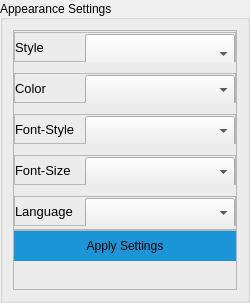
                                    <widget class="QGroupBox" name="groupBox_4">
                                     <property name="maximumSize">
                                      <size>
                                       <width>300</width>
                                       <height>16777215</height>
                                      </size>
                                     </property>
                                     <property name="layoutDirection">
                                      <enum>Qt::LeftToRight</enum>
                                     </property>
                                     <property name="title">
                                      <string>Appearance Settings</string>
                                     </property>
                                     <property name="alignment">
                                      <set>Qt::AlignLeading|Qt::AlignLeft|Qt::AlignVCenter</set>
                                     </property>
                                     <layout class="QVBoxLayout" name="verticalLayout_75">
                                      <property name="spacing">
                                       <number>0</number>
                                      </property>
                                      <property name="leftMargin">
                                       <number>10</number>
                                      </property>
                                      <property name="topMargin">
                                       <number>10</number>
                                      </property>
                                      <property name="rightMargin">
                                       <number>10</number>
                                      </property>
                                      <property name="bottomMargin">
                                       <number>10</number>
                                      </property>
                                      <item>
                                       <widget class="QFrame" name="frame_91">
                                        <property name="minimumSize">
                                         <size>
                                          <width>0</width>
                                          <height>200</height>
                                         </size>
                                        </property>
                                        <property name="maximumSize">
                                         <size>
                                          <width>500</width>
                                          <height>200</height>
                                         </size>
                                        </property>
                                        <property name="frameShape">
                                         <enum>QFrame::StyledPanel</enum>
                                        </property>
                                        <property name="frameShadow">
                                         <enum>QFrame::Raised</enum>
                                        </property>
                                        <layout class="QVBoxLayout" name="verticalLayout_72">
                                         <property name="spacing">
                                          <number>10</number>
                                         </property>
                                         <property name="leftMargin">
                                          <number>0</number>
                                         </property>
                                         <property name="topMargin">
                                          <number>0</number>
                                         </property>
                                         <property name="rightMargin">
                                          <number>0</number>
                                         </property>
                                         <property name="bottomMargin">
                                          <number>0</number>
                                         </property>
                                         <item>
                                          <widget class="QFrame" name="frame_89">
                                           <property name="minimumSize">
                                            <size>
                                             <width>0</width>
                                             <height>30</height>
                                            </size>
                                           </property>
                                           <property name="maximumSize">
                                            <size>
                                             <width>500</width>
                                             <height>30</height>
                                            </size>
                                           </property>
                                           <property name="frameShape">
                                            <enum>QFrame::StyledPanel</enum>
                                           </property>
                                           <property name="frameShadow">
                                            <enum>QFrame::Raised</enum>
                                           </property>
                                           <layout class="QHBoxLayout" name="horizontalLayout_66">
                                            <property name="spacing">
                                             <number>0</number>
                                            </property>
                                            <property name="leftMargin">
                                             <number>0</number>
                                            </property>
                                            <property name="topMargin">
                                             <number>0</number>
                                            </property>
                                            <property name="rightMargin">
                                             <number>0</number>
                                            </property>
                                            <property name="bottomMargin">
                                             <number>0</number>
                                            </property>
                                            <item>
                                             <widget class="QLabel" name="label_97">
                                              <property name="minimumSize">
                                               <size>
                                                <width>70</width>
                                                <height>0</height>
                                               </size>
                                              </property>
                                              <property name="maximumSize">
                                               <size>
                                                <width>70</width>
                                                <height>16777215</height>
                                               </size>
                                              </property>
                                              <property name="font">
                                               <font>
                                                <pointsize>10</pointsize>
                                               </font>
                                              </property>
                                              <property name="text">
                                               <string>Style</string>
                                              </property>
                                             </widget>
                                            </item>
                                            <item>
                                             <widget class="QComboBox" name="setting_style_comboBox">
                                              <property name="minimumSize">
                                               <size>
                                                <width>150</width>
                                                <height>40</height>
                                               </size>
                                              </property>
                                              <property name="maximumSize">
                                               <size>
                                                <width>150</width>
                                                <height>25</height>
                                               </size>
                                              </property>
                                             </widget>
                                            </item>
                                           </layout>
                                          </widget>
                                         </item>
                                         <item>
                                          <widget class="QFrame" name="frame_90">
                                           <property name="minimumSize">
                                            <size>
                                             <width>0</width>
                                             <height>30</height>
                                            </size>
                                           </property>
                                           <property name="maximumSize">
                                            <size>
                                             <width>500</width>
                                             <height>30</height>
                                            </size>
                                           </property>
                                           <property name="frameShape">
                                            <enum>QFrame::StyledPanel</enum>
                                           </property>
                                           <property name="frameShadow">
                                            <enum>QFrame::Raised</enum>
                                           </property>
                                           <layout class="QHBoxLayout" name="horizontalLayout_67">
                                            <property name="spacing">
                                             <number>0</number>
                                            </property>
                                            <property name="leftMargin">
                                             <number>0</number>
                                            </property>
                                            <property name="topMargin">
                                             <number>0</number>
                                            </property>
                                            <property name="rightMargin">
                                             <number>0</number>
                                            </property>
                                            <property name="bottomMargin">
                                             <number>0</number>
                                            </property>
                                            <item>
                                             <widget class="QLabel" name="label_98">
                                              <property name="minimumSize">
                                               <size>
                                                <width>70</width>
                                                <height>0</height>
                                               </size>
                                              </property>
                                              <property name="maximumSize">
                                               <size>
                                                <width>70</width>
                                                <height>16777215</height>
                                               </size>
                                              </property>
                                              <property name="font">
                                               <font>
                                                <pointsize>10</pointsize>
                                               </font>
                                              </property>
                                              <property name="text">
                                               <string>Color</string>
                                              </property>
                                             </widget>
                                            </item>
                                            <item>
                                             <widget class="QComboBox" name="setting_color_comboBox">
                                              <property name="minimumSize">
                                               <size>
                                                <width>150</width>
                                                <height>30</height>
                                               </size>
                                              </property>
                                              <property name="maximumSize">
                                               <size>
                                                <width>150</width>
                                                <height>25</height>
                                               </size>
                                              </property>
                                             </widget>
                                            </item>
                                           </layout>
                                          </widget>
                                         </item>
                                         <item>
                                          <widget class="QFrame" name="frame_5">
                                           <property name="minimumSize">
                                            <size>
                                             <width>0</width>
                                             <height>30</height>
                                            </size>
                                           </property>
                                           <property name="maximumSize">
                                            <size>
                                             <width>500</width>
                                             <height>30</height>
                                            </size>
                                           </property>
                                           <property name="frameShape">
                                            <enum>QFrame::StyledPanel</enum>
                                           </property>
                                           <property name="frameShadow">
                                            <enum>QFrame::Raised</enum>
                                           </property>
                                           <layout class="QHBoxLayout" name="horizontalLayout_8">
                                            <property name="spacing">
                                             <number>0</number>
                                            </property>
                                            <property name="leftMargin">
                                             <number>0</number>
                                            </property>
                                            <property name="topMargin">
                                             <number>0</number>
                                            </property>
                                            <property name="rightMargin">
                                             <number>0</number>
                                            </property>
                                            <property name="bottomMargin">
                                             <number>0</number>
                                            </property>
                                            <item>
                                             <widget class="QLabel" name="label_57">
                                              <property name="minimumSize">
                                               <size>
                                                <width>70</width>
                                                <height>0</height>
                                               </size>
                                              </property>
                                              <property name="maximumSize">
                                               <size>
                                                <width>70</width>
                                                <height>16777215</height>
                                               </size>
                                              </property>
                                              <property name="font">
                                               <font>
                                                <pointsize>10</pointsize>
                                               </font>
                                              </property>
                                              <property name="text">
                                               <string>Font-Style</string>
                                              </property>
                                             </widget>
                                            </item>
                                            <item>
                                             <widget class="QComboBox" name="setting_fontstyle_comboBox">
                                              <property name="minimumSize">
                                               <size>
                                                <width>150</width>
                                                <height>30</height>
                                               </size>
                                              </property>
                                              <property name="maximumSize">
                                               <size>
                                                <width>150</width>
                                                <height>25</height>
                                               </size>
                                              </property>
                                             </widget>
                                            </item>
                                           </layout>
                                          </widget>
                                         </item>
                                         <item>
                                          <widget class="QFrame" name="frame_87">
                                           <property name="minimumSize">
                                            <size>
                                             <width>0</width>
                                             <height>30</height>
                                            </size>
                                           </property>
                                           <property name="maximumSize">
                                            <size>
                                             <width>500</width>
                                             <height>30</height>
                                            </size>
                                           </property>
                                           <property name="frameShape">
                                            <enum>QFrame::StyledPanel</enum>
                                           </property>
                                           <property name="frameShadow">
                                            <enum>QFrame::Raised</enum>
                                           </property>
                                           <layout class="QHBoxLayout" name="horizontalLayout_64">
                                            <property name="spacing">
                                             <number>0</number>
                                            </property>
                                            <property name="leftMargin">
                                             <number>0</number>
                                            </property>
                                            <property name="topMargin">
                                             <number>0</number>
                                            </property>
                                            <property name="rightMargin">
                                             <number>0</number>
                                            </property>
                                            <property name="bottomMargin">
                                             <number>0</number>
                                            </property>
                                            <item>
                                             <widget class="QLabel" name="label_95">
                                              <property name="minimumSize">
                                               <size>
                                                <width>70</width>
                                                <height>0</height>
                                               </size>
                                              </property>
                                              <property name="maximumSize">
                                               <size>
                                                <width>70</width>
                                                <height>16777215</height>
                                               </size>
                                              </property>
                                              <property name="font">
                                               <font>
                                                <pointsize>10</pointsize>
                                               </font>
                                              </property>
                                              <property name="text">
                                               <string>Font-Size</string>
                                              </property>
                                             </widget>
                                            </item>
                                            <item>
                                             <widget class="QComboBox" name="setting_fontsize_comboBox">
                                              <property name="minimumSize">
                                               <size>
                                                <width>150</width>
                                                <height>30</height>
                                               </size>
                                              </property>
                                              <property name="maximumSize">
                                               <size>
                                                <width>150</width>
                                                <height>25</height>
                                               </size>
                                              </property>
                                             </widget>
                                            </item>
                                           </layout>
                                          </widget>
                                         </item>
                                         <item>
                                          <widget class="QFrame" name="frame_88">
                                           <property name="minimumSize">
                                            <size>
                                             <width>0</width>
                                             <height>30</height>
                                            </size>
                                           </property>
                                           <property name="maximumSize">
                                            <size>
                                             <width>500</width>
                                             <height>30</height>
                                            </size>
                                           </property>
                                           <property name="frameShape">
                                            <enum>QFrame::StyledPanel</enum>
                                           </property>
                                           <property name="frameShadow">
                                            <enum>QFrame::Raised</enum>
                                           </property>
                                           <layout class="QHBoxLayout" name="horizontalLayout_65">
                                            <property name="spacing">
                                             <number>0</number>
                                            </property>
                                            <property name="leftMargin">
                                             <number>0</number>
                                            </property>
                                            <property name="topMargin">
                                             <number>0</number>
                                            </property>
                                            <property name="rightMargin">
                                             <number>0</number>
                                            </property>
                                            <property name="bottomMargin">
                                             <number>0</number>
                                            </property>
                                            <item>
                                             <widget class="QLabel" name="label_96">
                                              <property name="minimumSize">
                                               <size>
                                                <width>70</width>
                                                <height>0</height>
                                               </size>
                                              </property>
                                              <property name="maximumSize">
                                               <size>
                                                <width>70</width>
                                                <height>16777215</height>
                                               </size>
                                              </property>
                                              <property name="font">
                                               <font>
                                                <pointsize>10</pointsize>
                                               </font>
                                              </property>
                                              <property name="text">
                                               <string>Language</string>
                                              </property>
                                             </widget>
                                            </item>
                                            <item>
                                             <widget class="QComboBox" name="setting_language_comboBox">
                                              <property name="minimumSize">
                                               <size>
                                                <width>150</width>
                                                <height>30</height>
                                               </size>
                                              </property>
                                              <property name="maximumSize">
                                               <size>
                                                <width>150</width>
                                                <height>25</height>
                                               </size>
                                              </property>
                                             </widget>
                                            </item>
                                           </layout>
                                          </widget>
                                         </item>
                                        </layout>
                                       </widget>
                                      </item>
                                      <item>
                                       <widget class="QFrame" name="frame_97">
                                        <property name="minimumSize">
                                         <size>
                                          <width>0</width>
                                          <height>60</height>
                                         </size>
                                        </property>
                                        <property name="maximumSize">
                                         <size>
                                          <width>500</width>
                                          <height>60</height>
                                         </size>
                                        </property>
                                        <property name="frameShape">
                                         <enum>QFrame::StyledPanel</enum>
                                        </property>
                                        <property name="frameShadow">
                                         <enum>QFrame::Raised</enum>
                                        </property>
                                        <layout class="QVBoxLayout" name="verticalLayout_76">
                                         <property name="spacing">
                                          <number>10</number>
                                         </property>
                                         <property name="leftMargin">
                                          <number>0</number>
                                         </property>
                                         <property name="topMargin">
                                          <number>0</number>
                                         </property>
                                         <property name="rightMargin">
                                          <number>0</number>
                                         </property>
                                         <property name="bottomMargin">
                                          <number>0</number>
                                         </property>
                                         <item>
                                          <widget class="QPushButton" name="setting_appearance_apply_btn">
                                           <property name="minimumSize">
                                            <size>
                                             <width>0</width>
                                             <height>30</height>
                                            </size>
                                           </property>
                                           <property name="maximumSize">
                                            <size>
                                             <width>500</width>
                                             <height>30</height>
                                            </size>
                                           </property>
                                           <property name="cursor">
                                            <cursorShape>PointingHandCursor</cursorShape>
                                           </property>
                                           <property name="styleSheet">
                                            <string notr="true">QPushButton{
background: #1C95D8;
border: Transparent;
}

QPushButton:disabled {
    background-color: #8D8D8D;
}

QPushButton:pressed {
	background-color: rgb(0, 0, 0);
}</string>
                                           </property>
                                           <property name="text">
                                            <string>Apply Settings</string>
                                           </property>
                                          </widget>
                                         </item>
                                         <item>
                                          <widget class="QLabel" name="general_setting_appearance_message_label">
                                           <property name="minimumSize">
                                            <size>
                                             <width>0</width>
                                             <height>20</height>
                                            </size>
                                           </property>
                                           <property name="maximumSize">
                                            <size>
                                             <width>500</width>
                                             <height>20</height>
                                            </size>
                                           </property>
                                           <property name="font">
                                            <font>
                                             <pointsize>10</pointsize>
                                             <weight>75</weight>
                                             <bold>true</bold>
                                            </font>
                                           </property>
                                           <property name="text">
                                            <string/>
                                           </property>
                                           <property name="alignment">
                                            <set>Qt::AlignCenter</set>
                                           </property>
                                          </widget>
                                         </item>
                                        </layout>
                                       </widget>
                                      </item>
                                     </layout>
                                    </widget>
